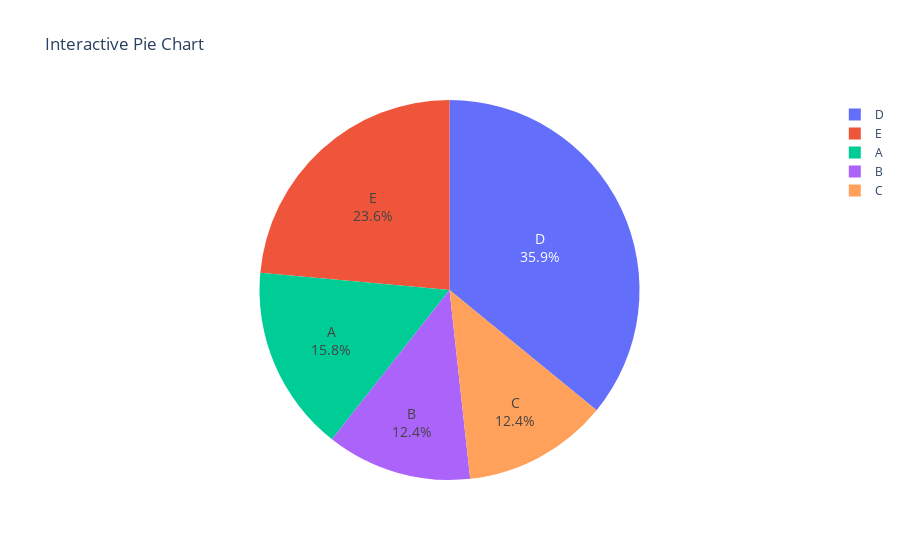

Notebook code for this chart:
### Markdown cell above
21. Using Plotly, create an interactive pie chart of randomly generated data, add labels and percentages, set the title as 'Interactive Pie Chart'.

### Code cell
import plotly.express as px
import pandas as pd

labels = ['A', 'B', 'C', 'D', 'E']
values = np.random.randint(10, 100, size=len(labels))

df = pd.DataFrame({'labels': labels, 'values': values})

fig = px.pie(df, names='labels', values='values', 
             title='Interactive Pie Chart',
             labels={'labels': 'Category', 'values': 'Percentage'},
             )  

fig.update_traces(textinfo='label+percent', 
                  textfont_size=14, 
                  )  

fig.show()

### Figure 1 — Plotly figure (JSON) as saved in the notebook; plotly's stock layout.template omitted (floating-point values rounded to 4 significant figures)
{"data": [{"domain": {"x": [0, 1], "y": [0, 1]}, "hovertemplate": "Category=%{label}<br>Percentage=%{value}<extra></extra>", "labels": ["A", "B", "C", "D", "E"], "legendgroup": "", "name": "", "showlegend": true, "textfont": {"size": 14}, "textinfo": "label+percent", "type": "pie", "values": [41, 32, 32, 93, 61]}], "layout": {"legend": {"tracegroupgap": 0}, "title": {"text": "Interactive Pie Chart"}}}
